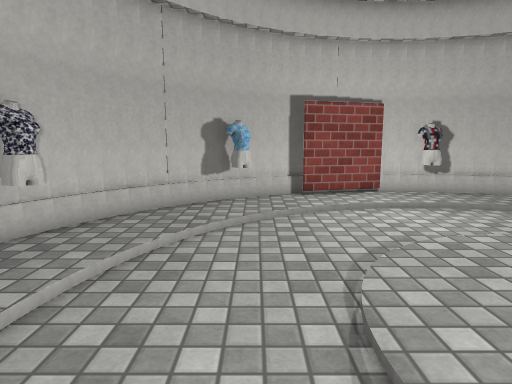
[1] (above)

15 first-person views from a walk through a 3-D level made in the Unity game engine. The camera is 1.3 m above the floor, tilts 8° down and sees 75° across. The floor is counted in squares, 0.5 m on a side. Each view is taken from the middle of a square. On the plan, view 1 faces up. The plan holds only what a view shows up to about 20 squares ahead; the rest is blank. Some surface patterns are stand-ins.

[2]
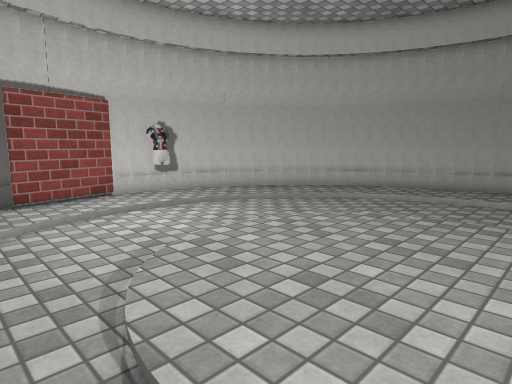

[3]
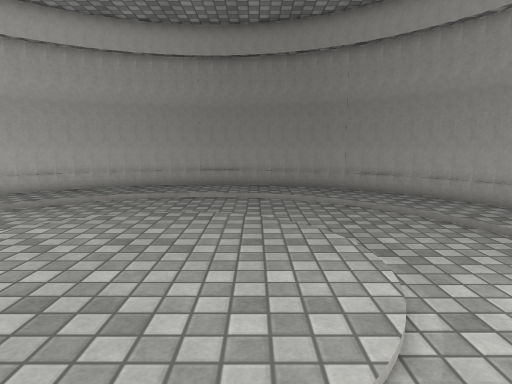

[4]
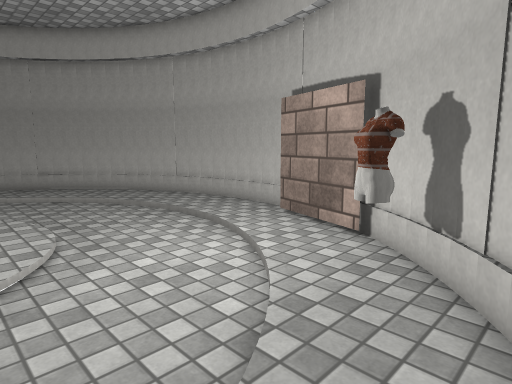

[5]
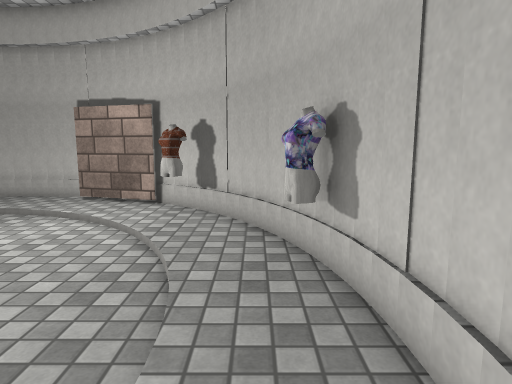

[6]
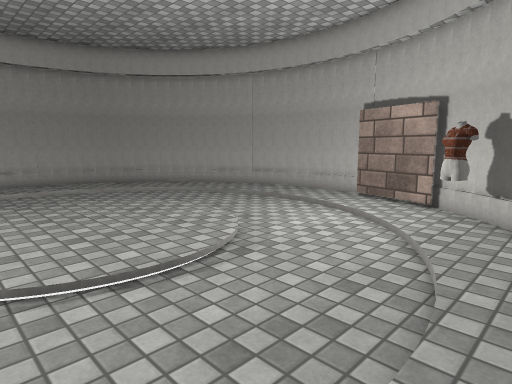

[7]
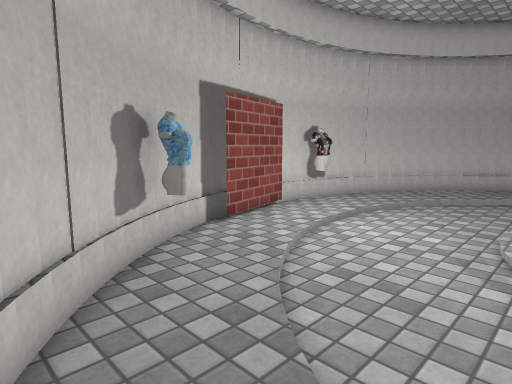

[8]
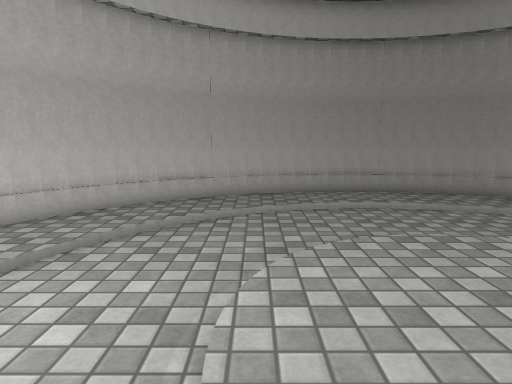

[9]
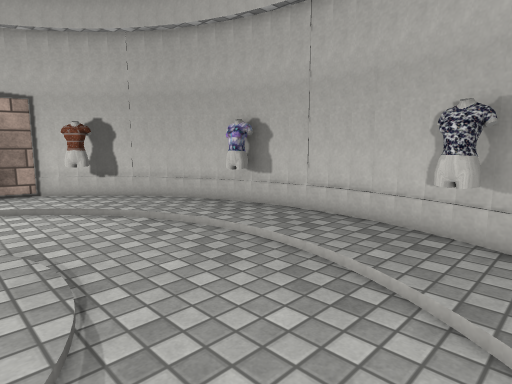

[10]
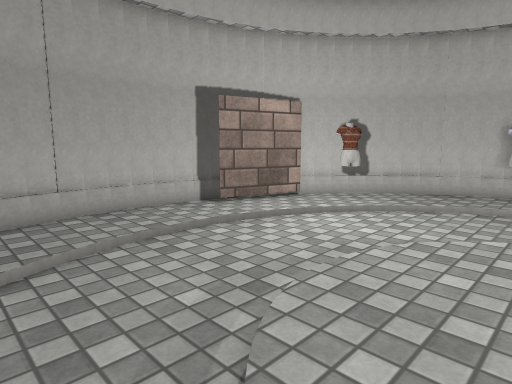

[11]
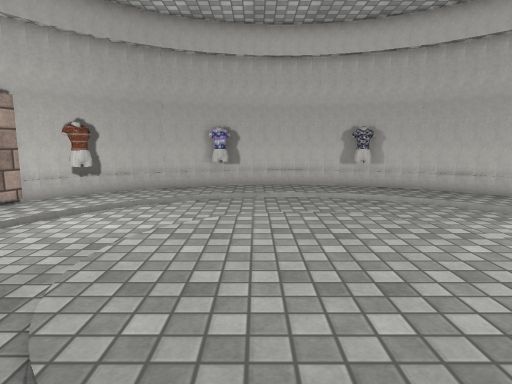

[12]
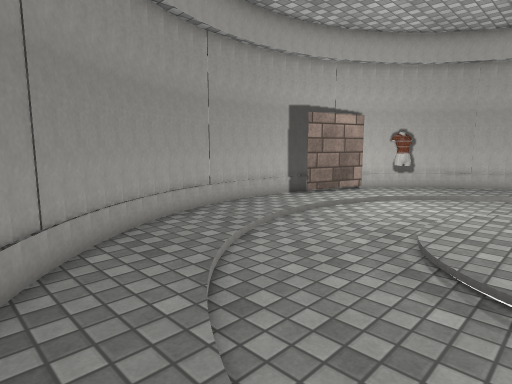

[13]
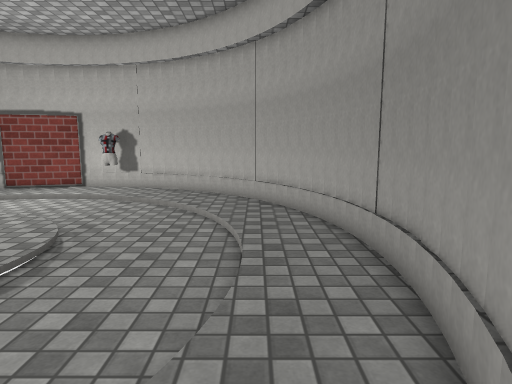

[14]
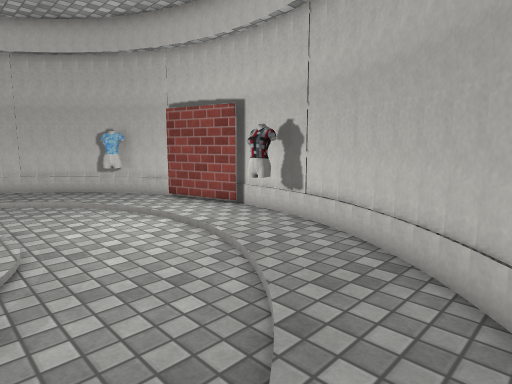

[15]
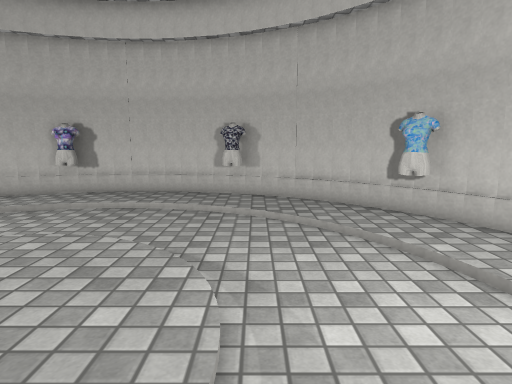

### Floor plan
Key: @ floor where view 1 was taken; # wall or solid block; . main floor; : floor 0.25 m higher than the main floor; / step, stairs or slope; O other object.
Columns run from 7 left of view 1 to 20 right of it. Each row starts with its distance up from view 1.
 17              #####
 16        #######.OO####
 15      ###............###
 14     ##OO..............##
 13    ##...../....../.....##
 12   ##..../........../....##
 11   #..../............/....#
 10  ##.../............../...##
  9 ##.../................/...#
  8 #OO......../::::/.........#
  7 #O../...../::::::/...../..##
  6 #......../::::::::/........#
  5 #........::::::::::........#
  4 #........::::::::::........#
  3 #........::::::::::........#
  2 #........::::::::::........#
  1 # ......./::::::::/........#
  0 ##../..@../::::::/...../..##
 -1 ##........./::::/.........#
 -2  #.../................/...#
 -3  ##.../............../...##
 -4   #..../............/....#
 -5   ##.O../........../....##
 -6    ##OO.../....../.....##
 -7     ###...............##
 -8       #### .........###
 -9          ##......####
-10           ########

Where each view was taken, in squares from view 1:
view 1: 0 up, 0 right, facing up
view 2: 1 up, 0 right, facing up-right
view 3: 1 up, 0 right, facing right
view 4: 1 up, 5 left, facing down-right
view 5: 7 up, 5 left, facing down
view 6: 7 up, 5 left, facing down-right
view 7: 7 up, 5 left, facing up-right
view 8: 8 up, 3 right, facing right
view 9: 10 up, 3 right, facing down-left
view 10: 2 up, 12 right, facing down-left
view 11: 2 up, 13 right, facing left
view 12: 2 up, 18 right, facing down-left
view 13: 4 down, 17 right, facing up
view 14: 7 up, 17 right, facing up-left
view 15: 9 up, 10 right, facing left
